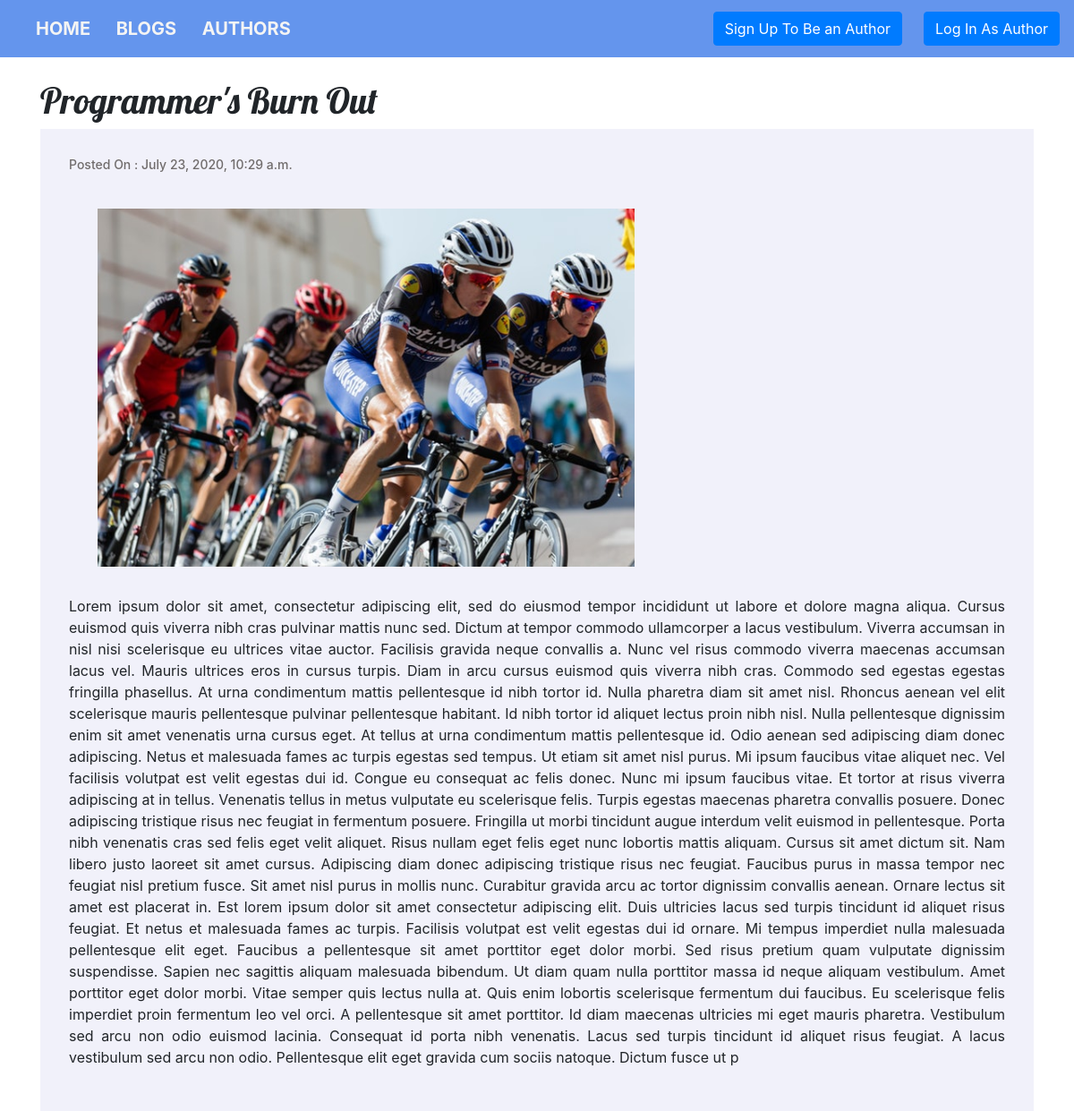
Screenshot of /blog/details/1 with the database file from the repository.
### blog/models.py (models this page shows, shortened)
class Blog(models.Model):
    TAG = (
        ('Burnout', 'Burnout'),
        ('Beginners', 'Beginners'),
        ('Frameworks', 'Frameworks'),
        ('Interviews', 'Interviews'),
        ('JavaScript', 'JavaScript'),
        ('Programming', 'Programming'),
        ('Python', 'Python'),
        ('Soft Skills', 'Soft Skills'),
        ('Tutorial Hell', 'Tutorial Hell'),
    )
    title = models.CharField(max_length=100)
    tag = models.CharField(max_length=100, choices=TAG)
    author = models.ForeignKey(User, on_delete=models.CASCADE, null=True)
    image = models.ImageField(upload_to='blog/images/', null=True, blank=True)
    body = models.TextField(max_length=3000)
    date_created = models.DateTimeField(auto_now_add=True, null=True)
    date_updated = models.DateTimeField(null=True, blank=True)

### blog/views.py (the view)
# urls.py: path('details/<int:pk>', DetailView.as_view(), name='detailview'),
class DetailView(DetailView):
    model = Blog
    template_name = 'blog/details.html'
    pk_url_kwarg = 'pk'
    context_object_name = 'blog'

### blog/templates/blog/details.html (shortened to what this page needs)
{% extends 'portfolio/base.html' %}
{% block content%}
<h1 class="blog_title">{{blog.title}}</h1>
<div class="blog-detail blog-body">
    <h5>Posted On : {{blog.date_created}}</h5>
    {% if blog.image %}
    <img height="400" src="{{blog.image.url}}" width="600"/>
    {% endif %}
    <p>{{blog.body}}</p>
</div>
{% endblock %}

### portfolio/static/portfolio/custom.css (style rules this page uses)
* { margin: 0 padding: 0 }
body { font-family: 'Lato', sans-serif; }
.blog_title { font-family: 'Lobster', cursive; }
.blog-body { margin-top: 0.5rem; background: rgb(241, 241, 250); padding: 2rem; }
.blog-body h5 { color: rgb(112, 108, 108); font-size: 14px; }
.blog-detail p { text-align: justify }
.blog-detail img { margin: 2rem; }

### rows the page displays
Blog: title "Programmer's Burn Out", date_created "July 23, 2020, 10:29 a.m.", image (picture), body "Lorem ipsum dolor sit amet, consectetur adipiscing elit, sed do eiusmod tempor incididunt ut labore et dolore magna aliqua. Cursus euismod quis viverra nibh cras pulvinar mattis nunc sed. Dictum at tempor commodo ullamcorper a lacus vestibulum. Viverra accumsan in nisl nisi scelerisque eu ultrices vitae auctor. Facilisis gravida neque convallis a. Nunc vel risus commodo viverra maecenas accumsan lacus vel. Mauris ultrices eros in cursus turpis. Diam in arcu cursus euismod quis viverra nibh cras. Commodo sed egestas egestas fringilla phasellus. At urna condimentum mattis pellentesque id nibh tortor id. Nulla pharetra diam sit amet nisl. Rhoncus aenean vel elit scelerisque mauris pellentesque…"
